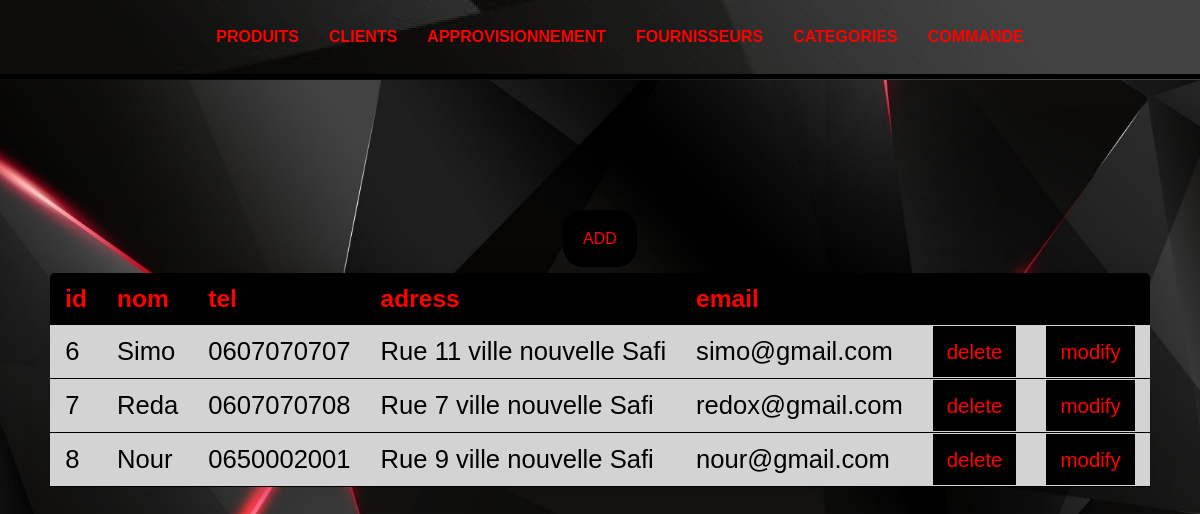
/pages/fetchfours.php, run on the app's committed database.
### tables this page shows
CREATE TABLE `fournisseur` (
  `id` int(4) NOT NULL,
  `nom` varchar(40) NOT NULL,
  `tel` varchar(30) NOT NULL,
  `email` varchar(40) NOT NULL,
  `adresse` varchar(50) NOT NULL
);

### pages/fetchfours.php (the view, shortened to what this page needs)
<html>
        <body>
            <section class="navbar">
                <nav>
                    <ul>
                    <li><a href="fetchProduit.php">PRODUITS</a></li>
                        <li><a href="fetchclients.php">CLIENTS</a></li>
                        <li><a href="fetchApprov.php">APPROVISIONNEMENT</a></li>
                        <li><a href="fetchfours.php">FOURNISSEURS</a></li>
                        <li><a href="fetchcat.php">CATEGORIES</a></li>
                        <li><a href="fetchCommande.php">COMMANDE</a></li>
                    </ul>
                </nav>
            </section>
        <body>
            <center>
            <?php
        try {
            $bdd = new PDO('mysql:host=localhost;dbname=projet_web', 'root', ''); }
            catch(PDOException $e)
        {
            echo $e->getMessage();
        }
        $result=$bdd->query("SELECT * FROM `fournisseur`  ");
        echo "<table class=","content-table",">";
        echo   "<thead class=","content-table",">";
        echo   "<tr>";
        echo "<th>id</th>";
        echo "<th>nom</th>";
        echo "<th>tel</th>";
        echo "<th>adress</th>";
        echo "<th>email</th>";
        echo "<th></th>";
        echo "<th></th>";
        echo   "</tr>";
        echo   "</thead>";
        echo   "<tbody>";
        while ($row = $result->fetch(PDO::FETCH_NUM)) {
            echo    "<tr>";
            echo "<td>".$row[0]."</td> ";
            echo "<td>".$row[1]."</td> ";
            echo "<td>".$row[2]."</td> ";
            echo "<td>".$row[3]."</td> ";
            echo "<td>".$row[4]."</td> ";
            echo "<td><a href=","deletefournisseur.php?ref=".$row[0].""," id=","delete",">delete</a></td>";
            echo "<td><a href=","modifyfournisseur.php?ref=".$row[0].""," id=","modify",">modify</a></td>";
            echo    "</tr>";
        }
        echo   "</tbody>";
?>
            </center>
        </body>
    <a href="insertFournissuer.php" id="ajouter">ADD</a>
</html>

### pages/fetchfours.php (style rules this page uses)
body { font-family: 'Montserrat', sans-serif; padding: auto; margin: auto; background : url(images/m.jpg) no-repeat center center fixed; -webkit-background-size: cover; -moz-background-size: cover; -o-background-size: cover; background-size: cover; }
center { padding-top: 150px; }
.content-table { border-collapse: collapse; margin: 25px 0; font-size: 1.6em; min-width: 900px; border-radius: 5px 5px 0 0; overflow: hidden; box-shadow: 0 0 28px rgb(0,0,0,0.15); }
.content-table thead tr { background-color: Black; color: red; text-align: left; font-weight: bold; font-size:0.6em; }
.content-table td, .content-table th { padding: 12px 15px; }
.content-table tbody tr { border-bottom: 1.5px black solid; background-color: LightGrey ; }
.navbar { margin: 0px; height: 80px; background-image : url(images/m.jpg); }
.navbar nav { display:flex; flex-wrap:wrap; justify-content: center; align-items: center; border-bottom: 5px solid black; }
.navbar nav ul { list-style-type: none; display: flex; }
.navbar nav ul li { padding: 12px 15px; text-decoration: none; }
.navbar nav ul li a { font-weight:bold; text-decoration: none; color: red; transition: 0.3s ease; }
#delete { padding: 14px 14px 14px 14px; text-decoration: none; color: red; background: black; font-size: 0.8em; transition: 0.3s ease; }
#ajouter { padding: 20px 20px 20px 20px; text-decoration: none; color: red; background: black; font-size: 1em; transition: 0.3s ease; border-radius: 20px; }
#modify { padding: 14px 14px 14px 14px; text-decoration: none; color: red; background: black; font-size: 0.8em; transition: 0.3s ease; }

### data on the page
fournisseur: id "6", nom "Simo", tel "0607070707", email "Rue 11 ville nouvelle Safi", adresse "simo@gmail.com"
fournisseur: id "7", nom "Reda", tel "0607070708", email "Rue 7 ville nouvelle Safi", adresse "redox@gmail.com"
fournisseur: id "8", nom "Nour", tel "0650002001", email "Rue 9 ville nouvelle Safi", adresse "nour@gmail.com"
